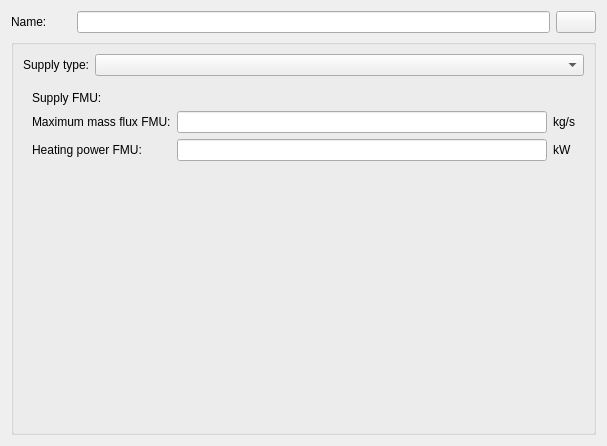
<?xml version="1.0" encoding="UTF-8"?>
<ui version="4.0">
 <class>SVDBSupplySystemEditWidget</class>
 <widget class="QWidget" name="SVDBSupplySystemEditWidget">
  <property name="geometry">
   <rect>
    <x>0</x>
    <y>0</y>
    <width>607</width>
    <height>446</height>
   </rect>
  </property>
  <property name="sizePolicy">
   <sizepolicy hsizetype="Expanding" vsizetype="Preferred">
    <horstretch>0</horstretch>
    <verstretch>0</verstretch>
   </sizepolicy>
  </property>
  <property name="windowTitle">
   <string>Form</string>
  </property>
  <layout class="QVBoxLayout" name="verticalLayout">
   <item>
    <layout class="QHBoxLayout" name="horizontalLayout">
     <item>
      <widget class="QLabel" name="labelDisplayName">
       <property name="minimumSize">
        <size>
         <width>60</width>
         <height>0</height>
        </size>
       </property>
       <property name="text">
        <string>Name:</string>
       </property>
      </widget>
     </item>
     <item>
      <widget class="QtExt::LanguageStringEditWidget1" name="lineEditName"/>
     </item>
     <item>
      <widget class="QtExt::ColorButton" name="pushButtonColor">
       <property name="sizePolicy">
        <sizepolicy hsizetype="Fixed" vsizetype="Fixed">
         <horstretch>0</horstretch>
         <verstretch>0</verstretch>
        </sizepolicy>
       </property>
       <property name="minimumSize">
        <size>
         <width>40</width>
         <height>0</height>
        </size>
       </property>
      </widget>
     </item>
    </layout>
   </item>
   <item>
    <widget class="QGroupBox" name="groupBox">
     <property name="sizePolicy">
      <sizepolicy hsizetype="Expanding" vsizetype="Preferred">
       <horstretch>0</horstretch>
       <verstretch>0</verstretch>
      </sizepolicy>
     </property>
     <property name="title">
      <string/>
     </property>
     <layout class="QVBoxLayout" name="verticalLayout_2">
      <item>
       <layout class="QHBoxLayout" name="horizontalLayout_2">
        <item>
         <widget class="QLabel" name="label">
          <property name="sizePolicy">
           <sizepolicy hsizetype="Preferred" vsizetype="Preferred">
            <horstretch>0</horstretch>
            <verstretch>0</verstretch>
           </sizepolicy>
          </property>
          <property name="text">
           <string>Supply type:</string>
          </property>
         </widget>
        </item>
        <item>
         <widget class="QComboBox" name="comboBoxSupplyType">
          <property name="sizePolicy">
           <sizepolicy hsizetype="Expanding" vsizetype="Fixed">
            <horstretch>0</horstretch>
            <verstretch>0</verstretch>
           </sizepolicy>
          </property>
         </widget>
        </item>
       </layout>
      </item>
      <item>
       <widget class="QStackedWidget" name="stackedWidgetSupply">
        <property name="sizePolicy">
         <sizepolicy hsizetype="Expanding" vsizetype="Preferred">
          <horstretch>0</horstretch>
          <verstretch>0</verstretch>
         </sizepolicy>
        </property>
        <property name="currentIndex">
         <number>3</number>
        </property>
        <widget class="QWidget" name="pageStandAlone">
         <layout class="QGridLayout" name="gridLayout_2">
          <item row="0" column="0">
           <widget class="QLabel" name="label_2">
            <property name="text">
             <string>Maximum mass flux:</string>
            </property>
           </widget>
          </item>
          <item row="0" column="1" rowspan="2">
           <widget class="QtExt::ValidatingLineEdit" name="lineEditMaxMassFlux"/>
          </item>
          <item row="0" column="2">
           <widget class="QLabel" name="label_9">
            <property name="text">
             <string>kg/s</string>
            </property>
           </widget>
          </item>
          <item row="1" column="2" rowspan="2">
           <widget class="QLabel" name="label_10">
            <property name="text">
             <string>C</string>
            </property>
           </widget>
          </item>
          <item row="2" column="0">
           <widget class="QLabel" name="label_3">
            <property name="text">
             <string>Supply temperature:</string>
            </property>
           </widget>
          </item>
          <item row="2" column="1">
           <widget class="QtExt::ValidatingLineEdit" name="lineEditSupplyTemp"/>
          </item>
          <item row="3" column="1">
           <spacer name="verticalSpacer">
            <property name="orientation">
             <enum>Qt::Vertical</enum>
            </property>
            <property name="sizeHint" stdset="0">
             <size>
              <width>20</width>
              <height>252</height>
             </size>
            </property>
           </spacer>
          </item>
         </layout>
        </widget>
        <widget class="QWidget" name="pageSubNetwork">
         <layout class="QVBoxLayout" name="verticalLayout_4">
          <item>
           <layout class="QHBoxLayout" name="horizontalLayout_4">
            <item>
             <widget class="QLineEdit" name="lineEditSubNetwork"/>
            </item>
            <item>
             <widget class="QToolButton" name="toolButtonSubNetwork">
              <property name="text">
               <string>...</string>
              </property>
             </widget>
            </item>
           </layout>
          </item>
          <item>
           <spacer name="verticalSpacer_2">
            <property name="orientation">
             <enum>Qt::Vertical</enum>
            </property>
            <property name="sizeHint" stdset="0">
             <size>
              <width>20</width>
              <height>314</height>
             </size>
            </property>
           </spacer>
          </item>
         </layout>
        </widget>
        <widget class="QWidget" name="pageDatabaseFMU"/>
        <widget class="QWidget" name="pageUserDefinedFMU">
         <layout class="QGridLayout" name="gridLayout">
          <item row="0" column="0">
           <widget class="QLabel" name="label_6">
            <property name="text">
             <string>Supply FMU:</string>
            </property>
           </widget>
          </item>
          <item row="0" column="1" colspan="2">
           <widget class="QtExt::BrowseFilenameWidget" name="widgetBrowseFileNameSupplyFMU" native="true"/>
          </item>
          <item row="1" column="0">
           <widget class="QLabel" name="label_4">
            <property name="text">
             <string>Maximum mass flux FMU:</string>
            </property>
           </widget>
          </item>
          <item row="1" column="1">
           <widget class="QtExt::ValidatingLineEdit" name="lineEditMaxMassFluxFMU"/>
          </item>
          <item row="1" column="2">
           <widget class="QLabel" name="label_7">
            <property name="text">
             <string>kg/s</string>
            </property>
           </widget>
          </item>
          <item row="2" column="0">
           <widget class="QLabel" name="label_5">
            <property name="text">
             <string>Heating power FMU:</string>
            </property>
           </widget>
          </item>
          <item row="2" column="1">
           <widget class="QtExt::ValidatingLineEdit" name="lineEditHeatingPowerFMU"/>
          </item>
          <item row="2" column="2">
           <widget class="QLabel" name="label_8">
            <property name="text">
             <string>kW</string>
            </property>
           </widget>
          </item>
          <item row="3" column="1">
           <spacer name="verticalSpacer_3">
            <property name="orientation">
             <enum>Qt::Vertical</enum>
            </property>
            <property name="sizeHint" stdset="0">
             <size>
              <width>20</width>
              <height>229</height>
             </size>
            </property>
           </spacer>
          </item>
         </layout>
        </widget>
       </widget>
      </item>
     </layout>
    </widget>
   </item>
  </layout>
 </widget>
 <customwidgets>
  <customwidget>
   <class>QtExt::LanguageStringEditWidget1</class>
   <extends>QLineEdit</extends>
   <header location="global">QtExt_LanguageStringEditWidget1.h</header>
   <container>1</container>
  </customwidget>
  <customwidget>
   <class>QtExt::ColorButton</class>
   <extends>QPushButton</extends>
   <header location="global">QtExt_ColorButton.h</header>
   <slots>
    <signal>colorChanged()</signal>
   </slots>
  </customwidget>
  <customwidget>
   <class>QtExt::ValidatingLineEdit</class>
   <extends>QLineEdit</extends>
   <header location="global">QtExt_ValidatingLineEdit.h</header>
   <slots>
    <signal>editingFinishedSuccessfully()</signal>
   </slots>
  </customwidget>
  <customwidget>
   <class>QtExt::BrowseFilenameWidget</class>
   <extends>QWidget</extends>
   <header>QtExt_BrowseFilenameWidget.h</header>
   <container>1</container>
  </customwidget>
 </customwidgets>
 <resources/>
 <connections/>
</ui>
